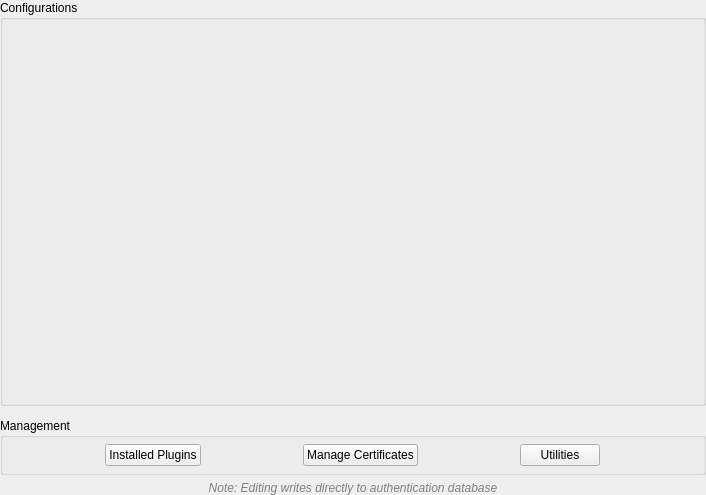
<?xml version="1.0" encoding="UTF-8"?>
<ui version="4.0">
 <class>QgsAuthEditors</class>
 <widget class="QWidget" name="QgsAuthEditors">
  <property name="geometry">
   <rect>
    <x>0</x>
    <y>0</y>
    <width>706</width>
    <height>495</height>
   </rect>
  </property>
  <property name="windowTitle">
   <string>Authentication Editors</string>
  </property>
  <layout class="QVBoxLayout" name="verticalLayout">
   <property name="spacing">
    <number>6</number>
   </property>
   <property name="margin">
    <number>0</number>
   </property>
   <item>
    <widget class="QGroupBox" name="grpbxConfigs">
     <property name="sizePolicy">
      <sizepolicy hsizetype="Preferred" vsizetype="Preferred">
       <horstretch>0</horstretch>
       <verstretch>5</verstretch>
      </sizepolicy>
     </property>
     <property name="title">
      <string>Configurations</string>
     </property>
     <layout class="QVBoxLayout" name="verticalLayout_3">
      <property name="leftMargin">
       <number>6</number>
      </property>
      <property name="topMargin">
       <number>12</number>
      </property>
      <property name="rightMargin">
       <number>6</number>
      </property>
      <property name="bottomMargin">
       <number>6</number>
      </property>
      <item>
       <widget class="QgsAuthConfigEditor" name="wdgtConfigEditor" native="true"/>
      </item>
     </layout>
    </widget>
   </item>
   <item>
    <widget class="QgsMessageBar" name="mMsgBar"/>
   </item>
   <item>
    <widget class="QGroupBox" name="grpbxManagers">
     <property name="title">
      <string>Management</string>
     </property>
     <layout class="QHBoxLayout" name="horizontalLayout">
      <property name="margin">
       <number>6</number>
      </property>
      <item>
       <widget class="QPushButton" name="btnAuthPlugins">
        <property name="sizePolicy">
         <sizepolicy hsizetype="Maximum" vsizetype="Fixed">
          <horstretch>0</horstretch>
          <verstretch>0</verstretch>
         </sizepolicy>
        </property>
        <property name="text">
         <string>Installed Plugins</string>
        </property>
        <property name="icon">
         <iconset resource="../../../images/images.qrc">
          <normaloff>:/images/themes/default/mIconProperties.svg</normaloff>:/images/themes/default/mIconProperties.svg</iconset>
        </property>
       </widget>
      </item>
      <item>
       <widget class="QPushButton" name="btnCertManager">
        <property name="sizePolicy">
         <sizepolicy hsizetype="Maximum" vsizetype="Fixed">
          <horstretch>0</horstretch>
          <verstretch>0</verstretch>
         </sizepolicy>
        </property>
        <property name="text">
         <string>Manage Certificates</string>
        </property>
        <property name="icon">
         <iconset resource="../../../images/images.qrc">
          <normaloff>:/images/themes/default/mIconCertificateTrusted.svg</normaloff>:/images/themes/default/mIconCertificateTrusted.svg</iconset>
        </property>
       </widget>
      </item>
      <item>
       <widget class="QPushButton" name="btnAuthUtilities">
        <property name="sizePolicy">
         <sizepolicy hsizetype="Maximum" vsizetype="Fixed">
          <horstretch>0</horstretch>
          <verstretch>0</verstretch>
         </sizepolicy>
        </property>
        <property name="text">
         <string>Utilities</string>
        </property>
        <property name="icon">
         <iconset resource="../../plugins/georeferencer/georeferencer.qrc">
          <normaloff>:/icons/default/mActionTransformSettings.png</normaloff>:/icons/default/mActionTransformSettings.png</iconset>
        </property>
       </widget>
      </item>
     </layout>
    </widget>
   </item>
   <item>
    <widget class="QLabel" name="lblNote">
     <property name="font">
      <font>
       <italic>true</italic>
      </font>
     </property>
     <property name="styleSheet">
      <string notr="true">color: rgb(128, 128, 128);</string>
     </property>
     <property name="text">
      <string>Note: Editing writes directly to authentication database</string>
     </property>
     <property name="alignment">
      <set>Qt::AlignCenter</set>
     </property>
    </widget>
   </item>
  </layout>
 </widget>
 <customwidgets>
  <customwidget>
   <class>QgsMessageBar</class>
   <extends>QFrame</extends>
   <header>qgsmessagebar.h</header>
   <container>1</container>
  </customwidget>
  <customwidget>
   <class>QgsAuthConfigEditor</class>
   <extends>QWidget</extends>
   <header>qgsauthconfigeditor.h</header>
   <container>1</container>
  </customwidget>
 </customwidgets>
 <resources>
  <include location="../../../images/images.qrc"/>
  <include location="../../plugins/georeferencer/georeferencer.qrc"/>
 </resources>
 <connections/>
</ui>
